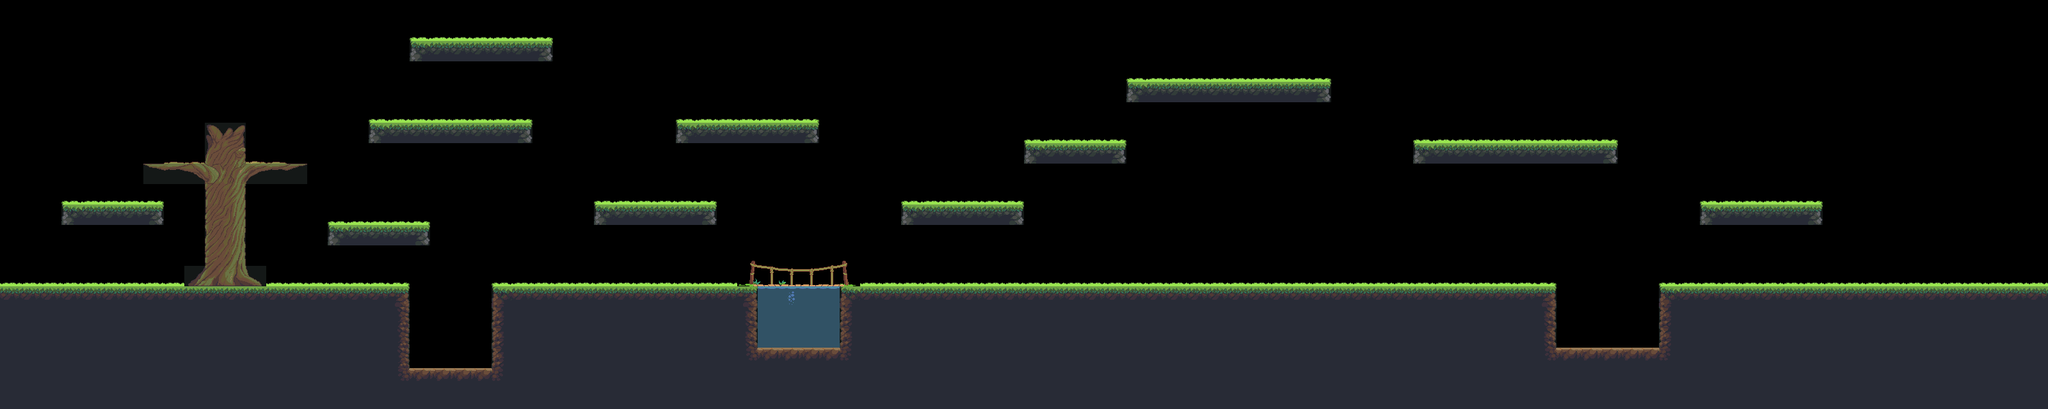

Rendered tile map (Tiled .tmx) drawn with the repository's tilesets; below, a short description and the map source with its tile grids summarised:
An orthogonal 100x20 tile map with 32x32 px tiles, 4 tile layers (background, collision, ladders, enemies).

<map version="1.0" orientation="orthogonal" renderorder="right-down" width="100" height="20" tilewidth="32" tileheight="32" nextobjectid="47">
 <tileset firstgid="1" name="Temp Tiles" tilewidth="32" tileheight="32">
  <image source="Jungle_terrain.png" width="896" height="480" />
 </tileset>
 <layer name="background" width="100" height="20">
  <data>[2000 cells, 842 non-empty, 64 distinct tile ids]</data>
 </layer>
 <layer name="collision" width="100" height="20" opacity="0.4">
  <data>[2000 cells, 668 non-empty, 1 distinct tile ids]</data>
 </layer>
 <layer name="ladders" width="100" height="20">
  <data>[2000 cells, 0 non-empty, 0 distinct tile ids]</data>
 </layer>
 <layer name="enemies" width="100" height="20">
  <data>[2000 cells, 6 non-empty, 5 distinct tile ids]</data>
 </layer>
</map>